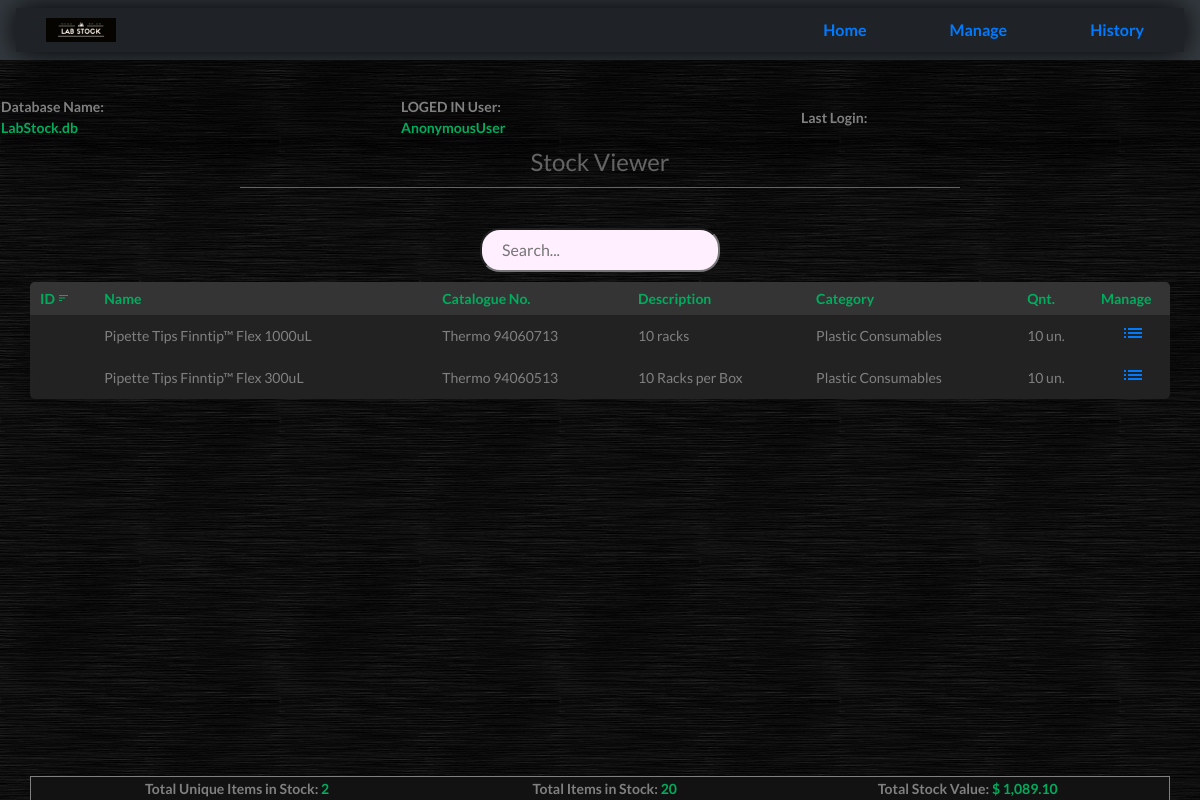
The app's page /, older data.
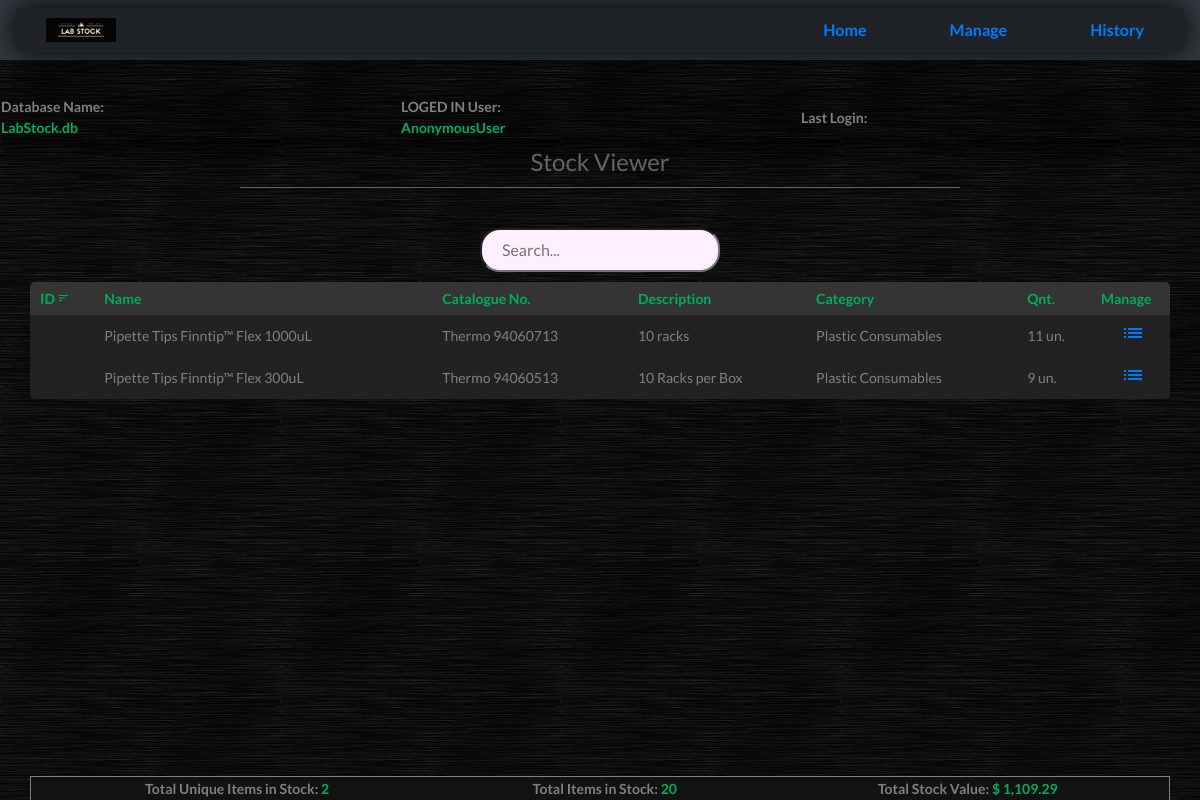
The same page, newer data.
### stock/models.py (models this page shows, shortened)
class Product(models.Model):
	category = models.ForeignKey(Category, on_delete=models.CASCADE)
	name = models.CharField(max_length=50, unique=True)
	brand = models.CharField(max_length=50)
	Catalog_No = models.CharField(max_length=100, blank=True)
	description = models.TextField(max_length=400)
	pkey = models.PositiveSmallIntegerField(unique=True, blank=True, help_text="Unique Product Key or Catalogue number. Current P.Key is unique")
	quantity = models.PositiveSmallIntegerField(help_text="Initial quantity value. Do no try to create a produt that already exists.")
	price = models.DecimalField(max_digits=8, decimal_places=2, help_text= " ex: $ 127.99 * Just type numbers")

class Category(models.Model):
	name = models.CharField(max_length=50, unique=True)
	description = models.TextField(max_length=400)
	def __str__(self):
		return self.name

### stock/views.py (the view)
# urls.py: path('', views.index, name='index'),
def index(request):
	all_products = Product.objects.all()
	context = Factory.get_product_context(Product)
	return render(request, 'stock_home.html', context)

### stock/backend.py (called while the page is built)
	@staticmethod
	def value_calculate(products):
		init = 0
		for item in products:
			init += item.quantity * item.price
		return init

	@staticmethod
	def total_items(products):
		init=0
		for item in products:
			init+= item.quantity
		return init

	@staticmethod
	def get_product_context(products):
		all_products = products.objects.all()
		context = {'products': all_products,
				'total_products': len(all_products),
				'total_value': Factory.value_calculate(all_products),
				'total_items': Factory.total_items(all_products)}
		return context

### templates/stock_home.html (shortened to what this page needs)
{% extends 'base.html' %}
{% load static %}
{% load humanize %}
{% block title %}
	<link rel="stylesheet" href="{% static 'home.css' %}">
{% endblock %}
	{% block content %}
	<h3 style="font-size: 24px;"> Stock Viewer </h3>
	<div class='center' style="position: relative;">
		<input type="text" id="myInput" name="input" placeholder='Search...' class="popup" onkeyup="tableSearch()" onclick="fade_p()" spellcheck='false'>
	</div>
	<div style="margin-bottom: 50px;">
		<table class='body' id='mytable' style="overflow-y:auto;">
			<thead>
				<th onclick="sortTable123(0)" style="border-top-left-radius: 5px; padding-left: 10px;">ID <i class="material-icons icn">sort</i></th>
				<th onclick="sortTableABC(1)">Name </th>
				<th onclick="sortTable123(2)">Catalogue No.</th>
				<th onclick="sortTableABC(3)">Description</th>
				<th onclick="sortTableABC(4)">Category</th>
				<th onclick="sortTable123(5)">Qnt.</th>
				<th style="width: 5%; padding-right: 1px; border-top-right-radius: 5px"> Manage </th>
			</thead>
			{% for item in products %}
			<tr>
				<td id="hide">{{item.id}}</td>
				<td>{{item.name}}</td>
				<td>{{item.Catalog_No}}</td>
				<td>{{item.description|slice:"50"}}</td>
				<td>{{item.category}}</td>
				<td>{{item.quantity}} un.</td>
				<td><a href="{% url 'detail' item.id %}"><i class="material-icons">list</i></a></td>
			</tr>
			{% empty %}
			<tr><td>No products in your database.</td><td> Go to manage section to add new products</td><td>You must to be logged in in order to manage the database</td></tr>
			{% endfor %}
		</table>
	</div>
	<footer>
		<table class='foot'>
			<tr>
				<th>Total Unique Items in Stock: <div id='greenfont' style='display: inline;'> {{ total_products|intcomma }} </div></th>
				<th>Total Items in Stock: <div id='greenfont' style='display: inline;'> {{ total_items|intcomma }}</div></th>
				<th>Total Stock Value: <div id='greenfont' style='display: inline;'> $ {{ total_value|intcomma }}</div></th>
			</tr>
		</table>
	</footer>
</body>
{% endblock %}

Row changes from the older to the newer data that the page shows:
changed Product "Pipette Tips Finntip™ Flex 1000uL": quantity "10" → "11"
changed Product "Pipette Tips Finntip™ Flex 300uL": quantity "10" → "9"
Text that changed along with them:
{{ total_value|intcomma }}: "1,089.10" → "1,109.29"
